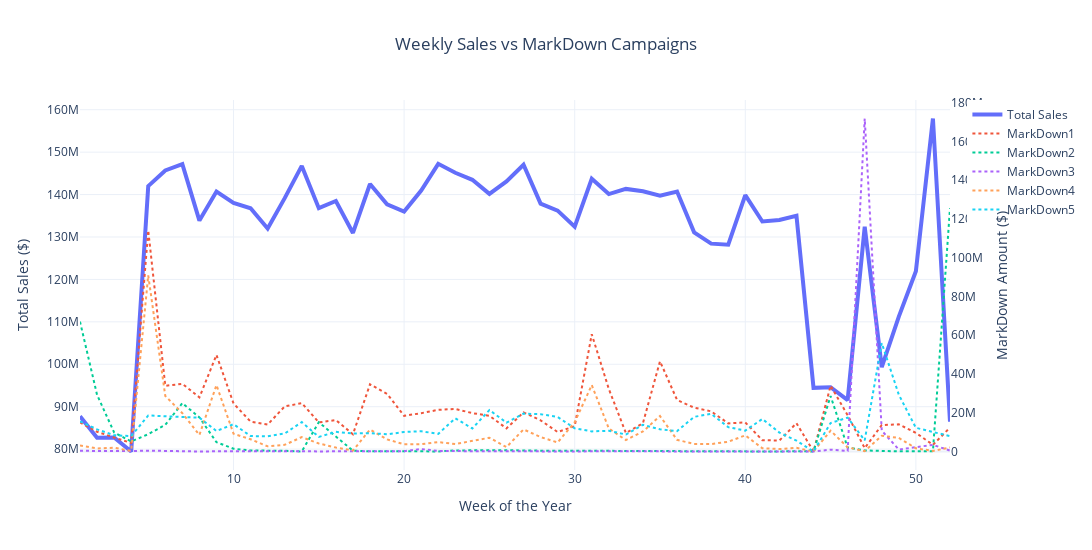

Notebook source saved alongside this figure:
### Code cell
import plotly.graph_objects as go

fig = go.Figure()

fig.add_trace(go.Scatter(
    x=weekly_markdown_sales["Week_Of_Year"],
    y=weekly_markdown_sales["Weekly_Sales"],
    name="Total Sales",
    yaxis="y1",
    line=dict(width=4)
))

for md in markdown_cols:
    fig.add_trace(go.Scatter(
        x=weekly_markdown_sales["Week_Of_Year"],
        y=weekly_markdown_sales[md],
        name=md,
        yaxis="y2",
        line=dict(width=2, dash="dot")
    ))

fig.update_layout(
    title="Weekly Sales vs MarkDown Campaigns",
    title_x=0.5,
    xaxis_title="Week of the Year",

    yaxis=dict(
        title="Total Sales ($)",
        showgrid=True
    ),

    yaxis2=dict(
        title="MarkDown Amount ($)",
        overlaying="y",
        side="right",
        showgrid=False
    ),

    template="plotly_white",
    hovermode="x",
    width=1100,
    height=550
)

fig.show()
